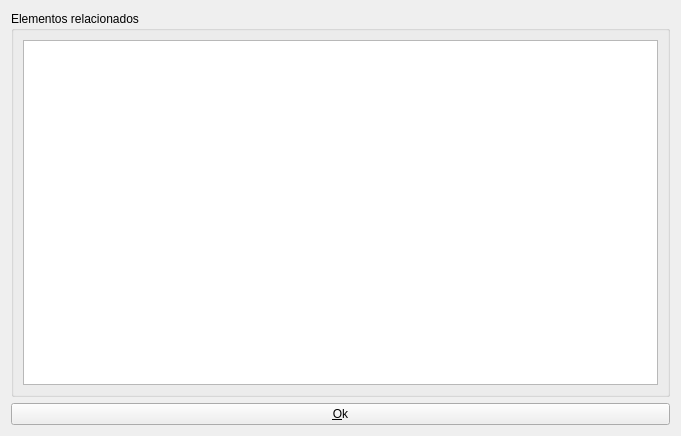
<?xml version="1.0" encoding="UTF-8"?>
<ui version="4.0">
 <class>RelatedElementsWidget</class>
 <widget class="QWidget" name="RelatedElementsWidget">
  <property name="geometry">
   <rect>
    <x>0</x>
    <y>0</y>
    <width>681</width>
    <height>436</height>
   </rect>
  </property>
  <property name="windowTitle">
   <string>Elementos Relacionados</string>
  </property>
  <property name="windowIcon">
   <iconset resource="../resources/resources.qrc">
    <normaloff>:/aplicacion/images/alephLogoIcon.ico</normaloff>:/aplicacion/images/alephLogoIcon.ico</iconset>
  </property>
  <property name="autoFillBackground">
   <bool>true</bool>
  </property>
  <layout class="QVBoxLayout" name="verticalLayout_2">
   <item>
    <widget class="QGroupBox" name="groupBox">
     <property name="title">
      <string>Elementos relacionados</string>
     </property>
     <layout class="QVBoxLayout" name="verticalLayout">
      <item>
       <widget class="QTreeView" name="treeView">
        <property name="animated">
         <bool>true</bool>
        </property>
       </widget>
      </item>
     </layout>
    </widget>
   </item>
   <item>
    <widget class="QPushButton" name="pbOk">
     <property name="text">
      <string>&amp;Ok</string>
     </property>
     <property name="icon">
      <iconset resource="../resources/resources.qrc">
       <normaloff>:/aplicacion/images/ok.png</normaloff>:/aplicacion/images/ok.png</iconset>
     </property>
    </widget>
   </item>
  </layout>
 </widget>
 <resources>
  <include location="../resources/resources.qrc"/>
  <include location="../resources/resources.qrc"/>
 </resources>
 <connections/>
</ui>
